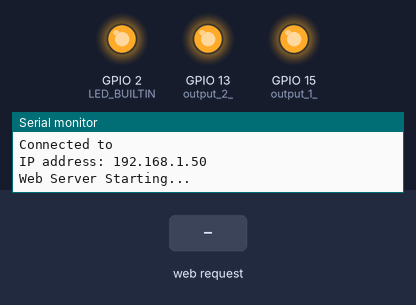
The program below on a simulated ESP8266 (NodeMCU). Parts: output pins drawn as LEDs (lit = HIGH, except the on-board LED, lit = LOW), the last lines printed to the serial monitor. The inputs (shaded band) are chosen by the test bench. WiFi joins after 1.5 s; servers stay silent unless stated; not simulated (calls return 0 or success): credentials.h.

Above: at 2.7 s.
2.8 s: HTTP request GET /_1_/off received
At 3.7 s:
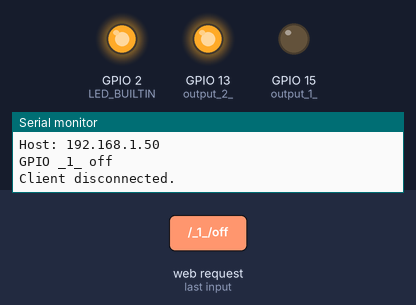
4.3 s: HTTP request GET /_2_/off received
At 4.9 s:
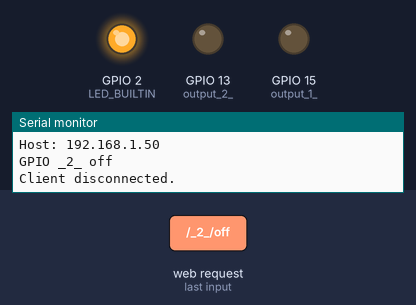
5.8 s: HTTP request GET /_1_/on received
At 6.1 s:
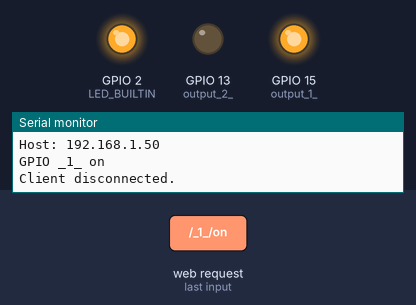
7.3 s: HTTP request GET /_2_/on received
At 8.4 s:
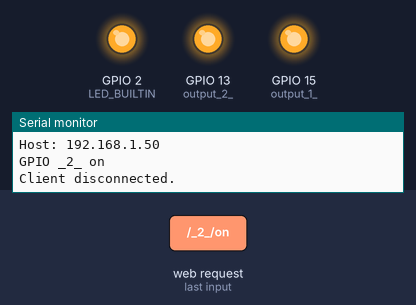
Timing chart, 0 to 9.8 s (numbered marks = the images above; inputs shaded):
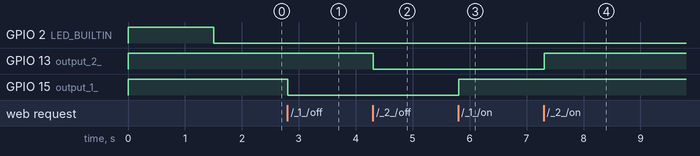

Measured:
- after the input at 2.8 s, GPIO 15 (output_1_): HIGH → LOW at once
- after the input at 4.3 s, GPIO 13 (output_2_): HIGH → LOW at once
- after the input at 5.8 s, GPIO 15 (output_1_): LOW → HIGH at once
- after the input at 7.3 s, GPIO 13 (output_2_): LOW → HIGH at once

The program:

main.cpp
```cpp
/*********
  Relay Controller implemented with ESP8266 Web server
  Joe Brendler - 10/15/2022
  Built on a foundation of various tutorials including Tomasz Tarnowski's getting started
  and WiFi Connect, a number of OTA methods, etc.
  Also based on 2020 work by Osvaldo Cantone  correo@cantone.com.ar, Ramos Mejía, ARGENTINA
  Cantone also credits sketches developed by Rui Santos https://randomnerdtutorials.com
  // ToDo - generalize for either ESP8266 *or* ESP32
  */

#include <Arduino.h>
//#define ESP32_RTOS // Uncomment this line if you want to use the code with freertos only on the ESP32
// Has to be done before including "OTA.h"

// ToDo - generalize for either ESP8266 *or* ESP32
#include "OTA.h"
#include <credentials.h>
//#include <AsyncTCP.h>   // for ESP32
#include <ESPAsyncTCP.h> // for ESP8266
#include <ESPAsyncWebServer.h>

// ToDo - generalize for either ESP8266 *or* ESP32
const int LED_ON = LOW; // active high for ESP32; ESP12 8266 is active low)
const int LED_OFF = HIGH;

// function definition (see function further below)
void check_wifi_status();
void handle_web_client();

// AsyncWebServer webServer(80);  //used in OTA via web
//  Instatiate web server via port 80
WiFiServer wifiServer(80);

// This variable will hold our HTTP request
String header;

// These variables hold the logical state of two digital relays
String output_1_State = "off";
String output_2_State = "off";

// The two relays are mapped to the following GPIO pins
// Note LED_BUILTIN uses GPIO2, so don't use 2 here
const int output_1_ = 15; // GPIO15 Pin J2-16
const int output_2_ = 13; // GPIO13 Pin J1-15

// Current time
unsigned long currentTime = millis();
// Previous time
unsigned long previousTime = 0;
// Define timeout time in milliseconds (example: 2000ms = 2s)
const long timeoutTime = 2000;
int show = -1;

void setup()
{
  pinMode(LED_BUILTIN, OUTPUT);
  digitalWrite(LED_BUILTIN, LED_OFF);

  Serial.begin(115200);
  Serial.println("\n\nBooting...\n");

  // Initialize the relays to an "ON" state
  pinMode(output_1_, OUTPUT);
  pinMode(output_2_, OUTPUT);
  digitalWrite(output_1_, HIGH);
  digitalWrite(output_2_, HIGH);

  // Note that OTA turns on wifi, using credentials.h
  // Specify hostname here (use unique name each time)
  // ToDo - generalize for either ESP8266 *or* ESP32
  setupOTA("JoeESP8266_WebServer_01", mySSID, myPASSWORD);

  // Wait for connection
  while (WiFi.status() != WL_CONNECTED)
  {
    delay(500);
    Serial.print(".");
  }
  Serial.println("");
  Serial.print("Connected to ");
  Serial.println(WiFi.SSID());
  Serial.print("IP address: ");
  Serial.println(WiFi.localIP());

  // start wifi web server
  wifiServer.begin();
  Serial.println("Web Server Starting...\n\n");
}

void loop()
{
// ToDo - generalize for either ESP8266 *or* ESP32
#if defined(ESP32_RTOS) && defined(ESP32)
#else // If you do not use FreeRTOS, you have to regulary call the handle method.
  ArduinoOTA.handle();
#endif
  delay(1);
  check_wifi_status();
  delay(1);
  handle_web_client();
  delay(1);
}

void check_wifi_status()
{
  if (WiFi.status() == WL_CONNECTED)
  {
    digitalWrite(LED_BUILTIN, LED_ON);
  }
  else
  {
    digitalWrite(LED_BUILTIN, LED_OFF);
  }
}

void handle_web_client()
{
  WiFiClient client = wifiServer.available(); // Listen for incoming clients

  if (client)
  { // If a new client connects,
    currentTime = millis();
    previousTime = currentTime;
    Serial.println("New Client."); // print a message out in the serial port
    String currentLine = "";       // make a String to hold incoming data from the client
    while (client.connected() && currentTime - previousTime <= timeoutTime)
    { // loop while the client's connected
      currentTime = millis();
      if (client.available())
      {                         // if there's bytes to read from the client,
        char c = client.read(); // read a byte, then
        Serial.write(c);        // print it out the serial monitor
        header += c;
        if (c == '\n')
        { // if the byte is a newline character
          // if the current line is blank, you got two newline characters in a row.
          // that's the end of the client HTTP request, so send a response:
          if (currentLine.length() == 0)
          {
            // HTTP headers always start with a response code (e.g. HTTP/1.1 200 OK)
            // and a content-type so the client knows what's coming, then a blank line:
            client.println("HTTP/1.1 200 OK");
            client.println("Content-type:text/html");
            client.println("Connection: close");
            client.println();

            // turns the GPIOs on and off
            if (header.indexOf("GET /_1_/on") >= 0)
            {
              Serial.println("GPIO _1_ on");
              output_1_State = "on";
              digitalWrite(output_1_, HIGH);
            }
            else if (header.indexOf("GET /_1_/off") >= 0)
            {
              Serial.println("GPIO _1_ off");
              output_1_State = "off";
              digitalWrite(output_1_, LOW);
            }
            else if (header.indexOf("GET /_2_/on") >= 0)
            {
              Serial.println("GPIO _2_ on");
              output_2_State = "on";
              digitalWrite(output_2_, HIGH);
            }
            else if (header.indexOf("GET /_2_/off") >= 0)
            {
              Serial.println("GPIO _2_ off");
              output_2_State = "off";
              digitalWrite(output_2_, LOW);
            }

            // Display the HTML web page
            client.println("<!DOCTYPE html><html>");
            client.println("<head><meta name=\"viewport\" content=\"width=device-width, initial-scale=1\">");
            client.println("<link rel=\"icon\" href=\"data:,\">");
            // CSS to style the on/off buttons
            // Feel free to change the background-color and font-size attributes to fit your preferences
            client.println("<style>html { font-family: Helvetica; display: inline-block; margin: 0px auto; text-align: center;}");
            client.println(".button { background-color: #4CAF50; border: none; color: white; padding: 16px 40px;");
            client.println("text-decoration: none; font-size: 30px; margin: 2px; cursor: pointer;}");
            client.println(".button2 {background-color: #555555;}</style></head>");

            // Web Page Heading
            // ToDo - generalize for either ESP8266 *or* ESP32
            client.println("<body><h1>ESP8266 Relay Control Web Server</h1>");
            client.println("<p>Adapted by Joseph Brendler <a href=https://github.com/JosephBrendler/joeBot/tree/main/0TA_WebServer_ESP12_RelayController> GitHub/JosephBrendler </a> </p>");

            // Display current state, and ON/OFF buttons for GPIO 15
            client.println("<p>Output 1 (GPIO " + String(output_1_) + ") - State: [" + output_1_State + "]</p>");
            // If the output_1_State is off, it displays the ON button
            if (output_1_State == "off")
            {
              client.println("<p><a href=\"/_1_/on\"><button class=\"button\">ON</button></a></p>");
            }
            else
            {
              client.println("<p><a href=\"/_1_/off\"><button class=\"button button2\">OFF</button></a></p>");
            }

            // Display current state, and ON/OFF buttons for GPIO 2
            client.println("<p>Output 2 (GPIO " + String(output_2_) + ") - State: [" + output_2_State + "]</p>");
            // If the output_2_State is off, it displays the ON button
            if (output_2_State == "off")
            {
              client.println("<p><a href=\"/_2_/on\"><button class=\"button\">ON</button></a></p>");
            }
            else
            {
              client.println("<p><a href=\"/_2_/off\"><button class=\"button button2\">OFF</button></a></p>");
            }
            client.println("</body></html>");

            // The HTTP response ends with another blank line
            client.println();
            // Break out of the while loop
            break;
          }
          else
          { // if you got a newline, then clear currentLine
            currentLine = "";
          }
        }
        else if (c != '\r')
        {                   // if you got anything else but a carriage return character,
          currentLine += c; // add it to the end of the currentLine
        }
      }
    }
    // Clear the header variable
    header = "";
    // Close the connection
    client.stop();
    Serial.println("Client disconnected.");
    Serial.println("");
  }
}
```

OTA.h
```cpp
#ifdef ESP32
#include <WiFi.h>
#include <ESPmDNS.h>
#else
#include <ESP8266WiFi.h>
#include <ESP8266mDNS.h>
#endif

#include <WiFiUdp.h>
#include <ArduinoOTA.h>

#if defined(ESP32_RTOS) && defined(ESP32)
void ota_handle(void *parameter)
{
    for (;;)
    {
        ArduinoOTA.handle();
        delay(3500);
    }
}
#endif

void setupOTA(const char *nameprefix, const char *ssid, const char *password)
{
    // Configure the hostname
    uint16_t maxlen = strlen(nameprefix) + 7;
    char *fullhostname = new char[maxlen];
    uint8_t mac[6];
    WiFi.macAddress(mac);
    snprintf(fullhostname, maxlen, "%s-%02x%02x%02x", nameprefix, mac[3], mac[4], mac[5]);
    ArduinoOTA.setHostname(fullhostname);
    delete[] fullhostname;

    // Configure and start the WiFi station
    WiFi.mode(WIFI_STA);
    WiFi.begin(ssid, password);

    // Wait for connection
    while (WiFi.waitForConnectResult() != WL_CONNECTED)
    {
        Serial.println("Connection Failed! Rebooting...");
        delay(5000);
        ESP.restart();
    }

    // Port defaults to 3232
    // ArduinoOTA.setPort(3232); // Use 8266 port if you are working in Sloeber IDE, it is fixed there and not adjustable

    // No authentication by default
    // ArduinoOTA.setPassword("admin");

    // Password can be set with it's md5 value as well
    // MD5(admin) = 21232f297a57a5a743894a0e4a801fc3
    // ArduinoOTA.setPasswordHash("21232f297a57a5a743894a0e4a801fc3");

    ArduinoOTA.onStart([]()
                       {
	//NOTE: make .detach() here for all functions called by Ticker.h library - not to interrupt transfer process in any way.
    String type;
    if (ArduinoOTA.getCommand() == U_FLASH)
      type = "sketch";
    else // U_SPIFFS
      type = "filesystem";

    // NOTE: if updating SPIFFS this would be the place to unmount SPIFFS using SPIFFS.end()
    Serial.println("Start updating " + type); });

    ArduinoOTA.onEnd([]()
                     { Serial.println("\nEnd"); });

    ArduinoOTA.onProgress([](unsigned int progress, unsigned int total)
                          { Serial.printf("Progress: %u%%\r", (progress / (total / 100))); });

    ArduinoOTA.onError([](ota_error_t error)
                       {
    Serial.printf("Error[%u]: ", error);
    if (error == OTA_AUTH_ERROR) Serial.println("\nAuth Failed");
    else if (error == OTA_BEGIN_ERROR) Serial.println("\nBegin Failed");
    else if (error == OTA_CONNECT_ERROR) Serial.println("\nConnect Failed");
    else if (error == OTA_RECEIVE_ERROR) Serial.println("\nReceive Failed");
    else if (error == OTA_END_ERROR) Serial.println("\nEnd Failed"); });

    ArduinoOTA.begin();

    Serial.println("OTA Initialized");
    Serial.print("IP: ");
    Serial.println(WiFi.localIP());

#if defined(ESP32_RTOS) && defined(ESP32)
    xTaskCreate(
        ota_handle,   /* Task function. */
        "OTA_HANDLE", /* String with name of task. */
        10000,        /* Stack size in bytes. */
        NULL,         /* Parameter passed as input of the task */
        1,            /* Priority of the task. */
        NULL);        /* Task handle. */
#endif
}
```
